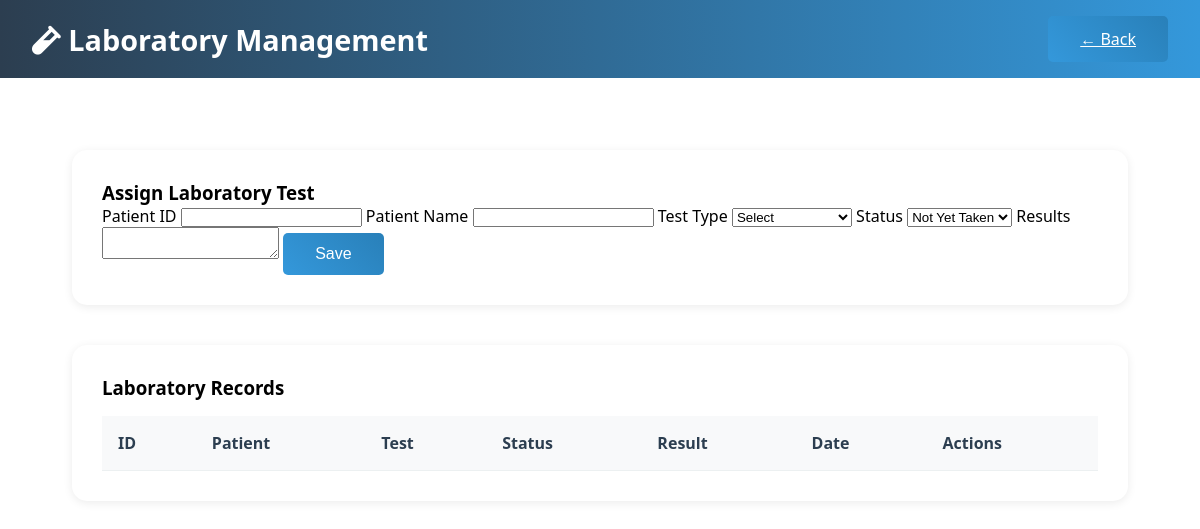
The app's page /laboratory.php, older data.
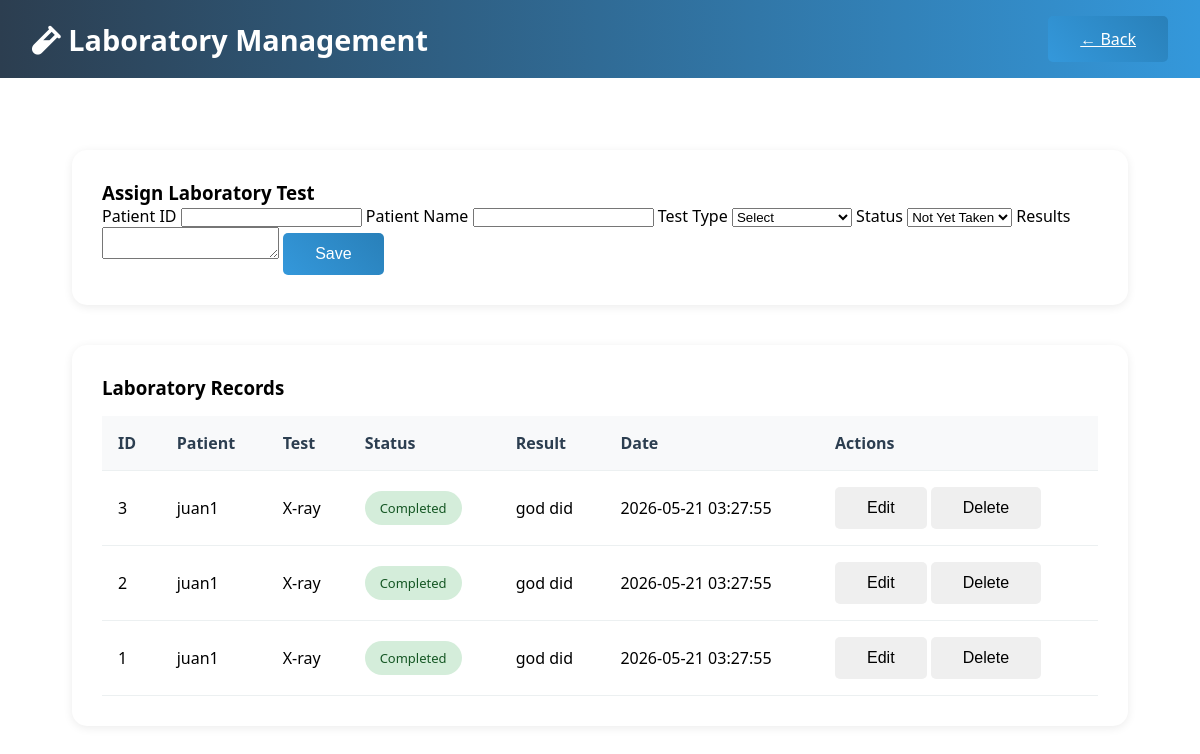
The same page, newer data.
### tables this page shows
CREATE TABLE `laboratory` (
  `lab_id` int(11) NOT NULL,
  `patient_id` int(11) NOT NULL,
  `laboratory_type` varchar(100) NOT NULL,
  `status` varchar(50) DEFAULT 'Pending',
  `result` text DEFAULT NULL,
  `date_created` timestamp NOT NULL DEFAULT current_timestamp(),
  `created_at` timestamp NOT NULL DEFAULT current_timestamp()
);

CREATE TABLE `patients` (
  `patient_id` int(11) NOT NULL,
  `fullname` varchar(100) NOT NULL,
  `age` int(11) DEFAULT NULL,
  `gender` varchar(10) DEFAULT NULL,
  `address` text DEFAULT NULL,
  `contact_number` varchar(20) DEFAULT NULL,
  `date_registered` timestamp NOT NULL DEFAULT current_timestamp()
);

### laboratory.php (the view, shortened to what this page needs)
<?php include 'config.php'; ?>
<!DOCTYPE html>
<html lang="en">
<head>
    <link rel="stylesheet" href="style.css">
    <link href="https://cdnjs.cloudflare.com/ajax/libs/font-awesome/6.0.0/css/all.min.css" rel="stylesheet">
</head>
<body>
<div class="container">
<header>
    <h1><i class="fas fa-vial"></i> Laboratory Management</h1>
    <a href="index.php" class="btn primary">← Back</a>
</header>
<main>
<div class="card">
    <h3>Assign Laboratory Test</h3>
    <form action="lab_process.php" method="POST">
        <label>Patient ID</label>
        <input type="number" name="patient_id" id="patient_id" required>
        <label>Patient Name</label>
        <input type="text" id="patient_name" readonly>
        <label>Test Type</label>
        <select name="laboratory_type" required>
            <option value="">Select</option>
        </select>
        <label>Status</label>
        <select name="status">
            <option>Not Yet Taken</option>
        </select>
        <label>Results</label>
        <textarea name="result"></textarea>
        <button class="btn primary">Save</button>
    </form>
</div>
<div class="card">
<h3>Laboratory Records</h3>
<table class="table">
<thead>
<tr>
    <th>ID</th>
    <th>Patient</th>
    <th>Test</th>
    <th>Status</th>
    <th>Result</th>
    <th>Date</th>
    <th>Actions</th>
</tr>
</thead>
<tbody>
<?php
$stmt = $pdo->query("
    SELECT l.*, p.fullname
    FROM laboratory l
    JOIN patients p ON l.patient_id = p.patient_id
    ORDER BY l.lab_id DESC
");
while ($row = $stmt->fetch()) {
$statusClass = strtolower(str_replace(' ', '-', $row['status']));
$date = $row['created_at'] ?? 'N/A';
?>
<tr>
    <td><?= $row['lab_id'] ?></td>
    <td><?= htmlspecialchars($row['fullname']) ?></td>
    <td><?= htmlspecialchars($row['laboratory_type']) ?></td>
    <td>
        <span class="status <?= $statusClass ?>">
            <?= htmlspecialchars($row['status']) ?>
        </span>
    </td>
    <td><?= htmlspecialchars($row['result']) ?></td>
    <td><?= $date ?></td>
    <td>
        <button class="btn" onclick="editLab(<?= $row['lab_id'] ?>)">Edit</button>
        <button class="btn danger" onclick="deleteLab(<?= $row['lab_id'] ?>)">Delete</button>
    </td>
</tr>
<?php } ?>
</tbody>
</table>
</div>
</main>
</div>
</body>
</html>

### style.css (style rules this page uses)
* { margin: 0; padding: 0; box-sizing: border-box; }
body { font-family: 'Segoe UI', Tahoma, Geneva, Verdana, sans-serif; background: linear-gradient(135deg, #667eea 0%, #764ba2 100%); min-height: 100vh; }
.container { max-width: 1400px; margin: 0 auto; background: white; min-height: 100vh; box-shadow: 0 0 20px rgba(0,0,0,0.1); }
header { background: linear-gradient(90deg, #2c3e50, #3498db); color: white; padding: 1rem 2rem; display: flex; justify-content: space-between; align-items: center; }
header h1 { font-size: 1.8rem; }
main { padding: 2rem; }
.btn { padding: 0.75rem 2rem; border: none; border-radius: 5px; font-size: 1rem; cursor: pointer; transition: all 0.3s; }
.btn.primary { background: linear-gradient(45deg, #3498db, #2980b9); color: white; }
.card { background: white; border-radius: 10px; box-shadow: 0 5px 15px rgba(0,0,0,0.1); padding: 1.5rem; margin-bottom: 1rem; }
.table { width: 100%; border-collapse: collapse; margin-top: 1rem; }
.table th, .table td { padding: 1rem; text-align: left; border-bottom: 1px solid #ecf0f1; }
.table th { background: #f8f9fa; font-weight: 600; color: #2c3e50; }
.status { padding: 0.25rem 0.75rem; border-radius: 20px; font-size: 0.875rem; font-weight: 500; }
.status.completed { background: #d4edda; color: #155724; }
.card { background:white; margin:40px; padding:30px; border-radius:15px; box-shadow:0 2px 10px rgba(0,0,0,0.08); }
table { width:100%; border-collapse:collapse; margin-top:20px; }
table th { background:#f3f5f7; padding:15px; text-align:left; color:#333; }
table td { padding:18px 15px; border-top:1px solid #eee; }
.status { background:#c8e6c9; color:#1b5e20; padding:8px 15px; border-radius:20px; font-size:13px; display:inline-block; }

Row changes from the older to the newer data that the page shows:
added laboratory: lab_id "3", patient.fullname "juan1", laboratory_type "X-ray", status "Completed", result "god did", created_at "2026-05-21 03:27:55"
added laboratory: lab_id "2", patient.fullname "juan1", laboratory_type "X-ray", status "Completed", result "god did", created_at "2026-05-21 03:27:55"
added laboratory: lab_id "1", patient.fullname "juan1", laboratory_type "X-ray", status "Completed", result "god did", created_at "2026-05-21 03:27:55"
